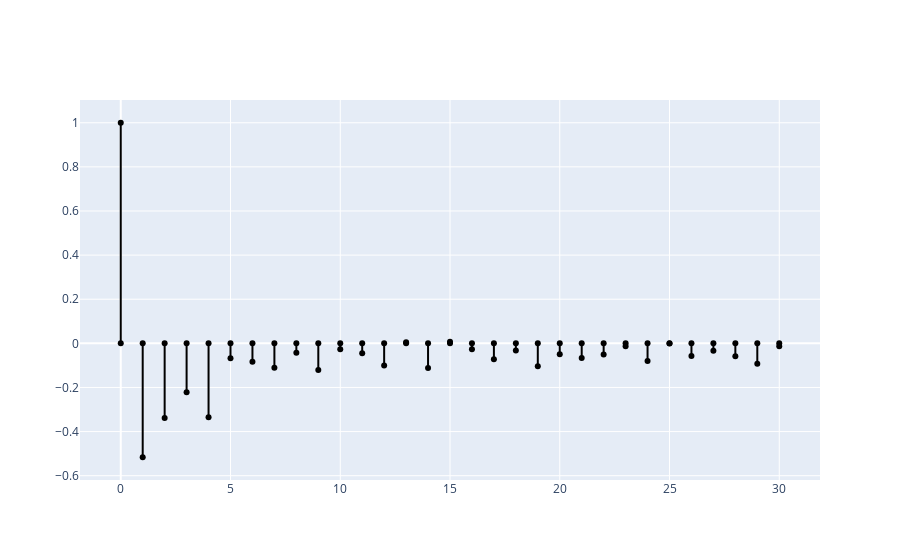

Notebook source saved alongside this figure:
### Code cell
traces = list()
for i in range(len(pacf_results2)):
    traces.append(Scatter(x=[i,i],
                         y = [0,pacf_results2[i]],
                         showlegend=False,
                         line = {'color':'black'}))
fig = Figure(data=traces)
fig.show()

### Figure 1 — Plotly figure (JSON) as saved in the notebook; plotly's stock layout.template omitted (floating-point values rounded to 4 significant figures)
{"data": [{"line": {"color": "black"}, "showlegend": false, "type": "scatter", "x": [0, 0], "y": [0, 1]}, {"line": {"color": "black"}, "showlegend": false, "type": "scatter", "x": [1, 1], "y": [0, -0.5164]}, {"line": {"color": "black"}, "showlegend": false, "type": "scatter", "x": [2, 2], "y": [0, -0.3382]}, {"line": {"color": "black"}, "showlegend": false, "type": "scatter", "x": [3, 3], "y": [0, -0.2219]}, {"line": {"color": "black"}, "showlegend": false, "type": "scatter", "x": [4, 4], "y": [0, -0.3354]}, {"line": {"color": "black"}, "showlegend": false, "type": "scatter", "x": [5, 5], "y": [0, -0.06723]}, {"line": {"color": "black"}, "showlegend": false, "type": "scatter", "x": [6, 6], "y": [0, -0.08364]}, {"line": {"color": "black"}, "showlegend": false, "type": "scatter", "x": [7, 7], "y": [0, -0.1102]}, {"line": {"color": "black"}, "showlegend": false, "type": "scatter", "x": [8, 8], "y": [0, -0.04282]}, {"line": {"color": "black"}, "showlegend": false, "type": "scatter", "x": [9, 9], "y": [0, -0.1209]}, {"line": {"color": "black"}, "showlegend": false, "type": "scatter", "x": [10, 10], "y": [0, -0.02727]}, {"line": {"color": "black"}, "showlegend": false, "type": "scatter", "x": [11, 11], "y": [0, -0.04526]}, {"line": {"color": "black"}, "showlegend": false, "type": "scatter", "x": [12, 12], "y": [0, -0.1005]}, {"line": {"color": "black"}, "showlegend": false, "type": "scatter", "x": [13, 13], "y": [0, 0.004566]}, {"line": {"color": "black"}, "showlegend": false, "type": "scatter", "x": [14, 14], "y": [0, -0.1119]}, {"line": {"color": "black"}, "showlegend": false, "type": "scatter", "x": [15, 15], "y": [0, 0.007692]}, {"line": {"color": "black"}, "showlegend": false, "type": "scatter", "x": [16, 16], "y": [0, -0.02714]}, {"line": {"color": "black"}, "showlegend": false, "type": "scatter", "x": [17, 17], "y": [0, -0.07178]}, {"line": {"color": "black"}, "showlegend": false, "type": "scatter", "x": [18, 18], "y": [0, -0.03277]}, {"line": {"color": "black"}, "showlegend": false, "type": "scatter", "x": [19, 19], "y": [0, -0.104]}, {"line": {"color": "black"}, "showlegend": false, "type": "scatter", "x": [20, 20], "y": [0, -0.04978]}, {"line": {"color": "black"}, "showlegend": false, "type": "scatter", "x": [21, 21], "y": [0, -0.06651]}, {"line": {"color": "black"}, "showlegend": false, "type": "scatter", "x": [22, 22], "y": [0, -0.05025]}, {"line": {"color": "black"}, "showlegend": false, "type": "scatter", "x": [23, 23], "y": [0, -0.01269]}, {"line": {"color": "black"}, "showlegend": false, "type": "scatter", "x": [24, 24], "y": [0, -0.08017]}, {"line": {"color": "black"}, "showlegend": false, "type": "scatter", "x": [25, 25], "y": [0, -0.0006657]}, {"line": {"color": "black"}, "showlegend": false, "type": "scatter", "x": [26, 26], "y": [0, -0.05733]}, {"line": {"color": "black"}, "showlegend": false, "type": "scatter", "x": [27, 27], "y": [0, -0.03307]}, {"line": {"color": "black"}, "showlegend": false, "type": "scatter", "x": [28, 28], "y": [0, -0.05836]}, {"line": {"color": "black"}, "showlegend": false, "type": "scatter", "x": [29, 29], "y": [0, -0.09197]}, {"line": {"color": "black"}, "showlegend": false, "type": "scatter", "x": [30, 30], "y": [0, -0.01309]}], "layout": {}}
